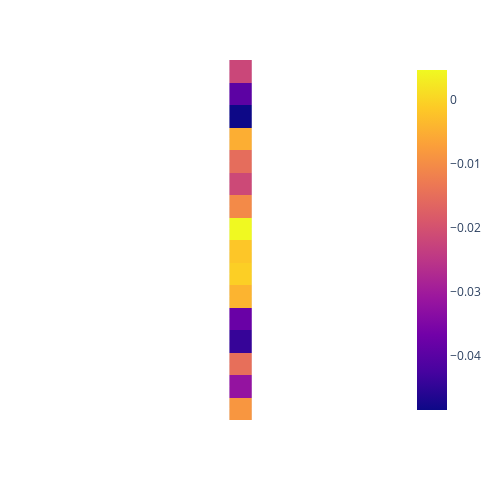

Source (notebook cell):
### Code cell
evaluate_data('./test_data/sushi_description', './test_data/sushi_label', '040', '001', '020', '001', normalized=True)

### Figure 1 — Plotly figure (JSON) as saved in the notebook; plotly's stock layout.template omitted (floating-point values rounded to 4 significant figures)
{"data": [{"coloraxis": "coloraxis", "hovertemplate": "x: %{x}<br>y: %{y}<br>color: %{z}<extra></extra>", "name": "0", "type": "heatmap", "x": ["sushi"], "xaxis": "x", "y": ["Imagine a culinary creation that hails from Japan, renowned for its meticulous preparation and diverse flavors. This dish starts with a foundation of seasoned vinegared rice, cooked to perfection. The rice, typically short-grained and sticky, is seasoned with a precise", "a foundation of seasoned vinegared rice, cooked to perfection. The rice, typically short-grained and sticky, is seasoned with a precise mixture of rice vinegar, sugar, and salt, which imparts a delicate balance of sweetness and tanginess.\nAt the heart of", "mixture of rice vinegar, sugar, and salt, which imparts a delicate balance of sweetness and tanginess.\nAt the heart of this dish lies an array of ingredients, each chosen with care and attention to detail. One of the central elements", "this dish lies an array of ingredients, each chosen with care and attention to detail. One of the central elements features thinly sliced, impeccably fresh raw fish. These slices, showcasing an array of colors, range from deep reds to opalescent", "features thinly sliced, impeccably fresh raw fish. These slices, showcasing an array of colors, range from deep reds to opalescent whites. The fish's texture is exceptionally tender, with a nuanced flavor profile that blends the essence of the sea with", "whites. The fish's texture is exceptionally tender, with a nuanced flavor profile that blends the essence of the sea with subtle sweetness. These slices rest gracefully upon the seasoned rice, creating a harmonious partnership of taste and texture.\nComplementing the", "subtle sweetness. These slices rest gracefully upon the seasoned rice, creating a harmonious partnership of taste and texture.\nComplementing the raw fish are an assortment of vibrant vegetables and garnishes, adding both visual appeal and an array of flavors and", "raw fish are an assortment of vibrant vegetables and garnishes, adding both visual appeal and an array of flavors and textures. Crisp cucumber, creamy avocado, and the piquant bite of pickled ginger provide a refreshing contrast, while a touch of", "textures. Crisp cucumber, creamy avocado, and the piquant bite of pickled ginger provide a refreshing contrast, while a touch of fiery wasabi delivers a hint of heat. A light drizzle of soy sauce enhances the overall umami experience, uniting the", "fiery wasabi delivers a hint of heat. A light drizzle of soy sauce enhances the overall umami experience, uniting the ingredients in a savory symphony.\nTo hold this culinary ensemble together, a thin, semi-transparent sheet of seaweed, known as nori,", "ingredients in a savory symphony.\nTo hold this culinary ensemble together, a thin, semi-transparent sheet of seaweed, known as nori, is often employed. This seaweed imparts a subtle oceanic flavor and serves as a structural component, allowing each bite to", "is often employed. This seaweed imparts a subtle oceanic flavor and serves as a structural component, allowing each bite to be easily picked up and savored.\nThe presentation of this dish is an art form in itself. It is often", "be easily picked up and savored.\nThe presentation of this dish is an art form in itself. It is often arranged meticulously on a clean plate, a vibrant mosaic of colors and textures that invites diners to appreciate not only", "arranged meticulously on a clean plate, a vibrant mosaic of colors and textures that invites diners to appreciate not only the flavors but also the craftsmanship behind each bite.\nIn summary, this description encapsulates the essence of a beloved Japanese", "the flavors but also the craftsmanship behind each bite.\nIn summary, this description encapsulates the essence of a beloved Japanese culinary tradition, a meticulous assembly of flavors and textures where seasoned rice and fresh ingredients harmonize to create a symphony", "culinary tradition, a meticulous assembly of flavors and textures where seasoned rice and fresh ingredients harmonize to create a symphony of taste and an artful visual experience."], "yaxis": "y", "z": [[-0.02196], [-0.03969], [-0.04854], [-0.005094], [-0.01519], [-0.02159], [-0.01037], [0.004683], [-0.001791], [-0.000578], [-0.004201], [-0.03797], [-0.04425], [-0.01482], [-0.03193], [-0.00853]]}], "layout": {"coloraxis": {"colorscale": [[0, "#0d0887"], [0.1111, "#46039f"], [0.2222, "#7201a8"], [0.3333, "#9c179e"], [0.4444, "#bd3786"], [0.5556, "#d8576b"], [0.6667, "#ed7953"], [0.7778, "#fb9f3a"], [0.8889, "#fdca26"], [1, "#f0f921"]]}, "height": 500, "margin": {"t": 60}, "width": 500, "xaxis": {"anchor": "y", "constrain": "domain", "domain": [0, 1], "scaleanchor": "y", "showticklabels": false}, "yaxis": {"anchor": "x", "autorange": "reversed", "constrain": "domain", "domain": [0, 1], "showticklabels": false}}}
